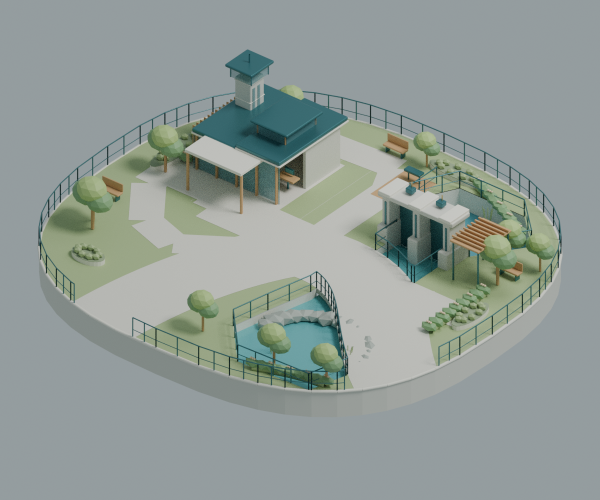
#> input picture docs/previews/flood-control-island-g-v1/blender/hero.png, 1200 x 1000 px, found by its file name (shown at 1/2 size)
$ python boards-r21-final.py
#> lines starting #> are read from the running program, lines starting #| are printed output that depends on the picture
"""Assemble unaltered actual captures; never render or invent scene pixels."""
from pathlib import Path
from PIL import Image,ImageOps,ImageDraw
R=Path(__file__).resolve().parents[2];O=R/'docs/previews/bdeh-r21/final-qa';P=O/'comparisons';P.mkdir(exist_ok=True)
def board(paths,labels,target,cell=(400,330),columns=2):
#> called with cell = (400, 300), columns = 4
 w,h=cell;out=Image.new('RGB',(w*columns,(len(paths)+columns-1)//columns*(h+30)),'#eef0ed');draw=ImageDraw.Draw(out)
 for i,(path,label)in enumerate(zip(paths,labels)):
  with Image.open(path)as im:im=ImageOps.contain(im.convert('RGB'),(w,h));x=(i%columns)*w;y=(i//columns)*(h+30);out.paste(im,(x+(w-im.width)//2,y+30+(h-im.height)//2));draw.text((x+8,y+8),label,fill='#203d42')
#> im is the input picture: PIL image 1200x1000 RGBA; mean R, G, B, A 144.8, 154.6, 150.2, 255
#> after `im = ImageOps.contain(im.convert('RGB'), (w, h))`:
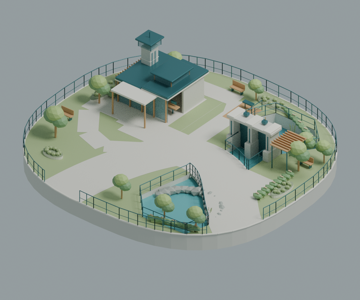
#> im: PIL image 360x300 RGB; mean R, G, B 144.7, 154.6, 150.3
#> after `out.paste(im, (x + (w - im.width) // 2, y + 30 + (h - im.height) // 2)`:
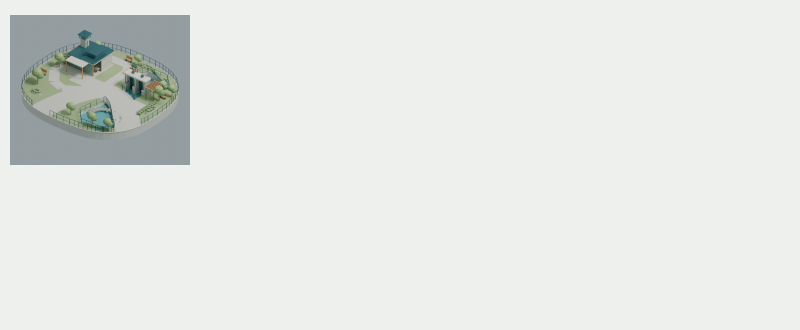
#> out: PIL image 1600x660 RGB (shown at 1/2 size); mean R, G, B 228.5, 231.3, 228.1
 out.save(target)
for code in'BDEH':
 views=['hero','front','back','left','right','top','architecture','public-space']
#> (the run stopped early here; a loop or call above may not have finished)

$ run again, with docs/previews/flood-control-island-g-v1/blender/back.png copied over docs/previews/flood-control-island-g-v1/blender/hero.png
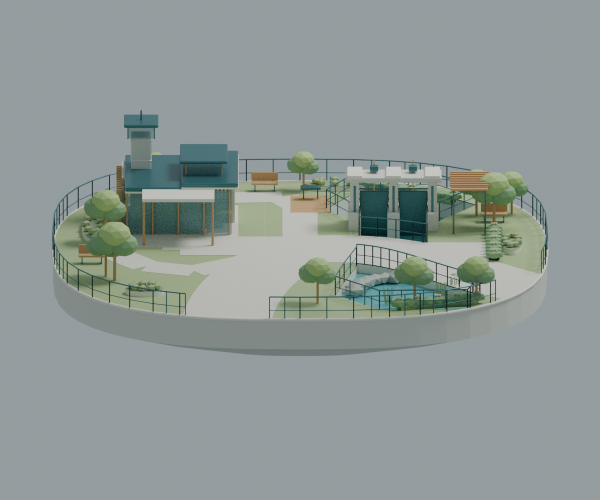
#> input picture docs/previews/flood-control-island-g-v1/blender/back.png, 1200 x 1000 px, found by its file name (shown at 1/2 size)
#> in board, im is the input picture: PIL image 1200x1000 RGBA; mean R, G, B, A 142.4, 152, 149.8, 255
#> in board, `im = ImageOps.contain(im.convert('RGB'), (w, h))`:
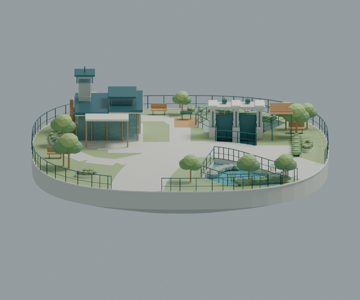
#> im: PIL image 360x300 RGB; mean R, G, B 142.3, 152, 150
#> in board, `out.paste(im, (x + (w - im.width) // 2, y + 30 + (h - im.height) // 2)`:
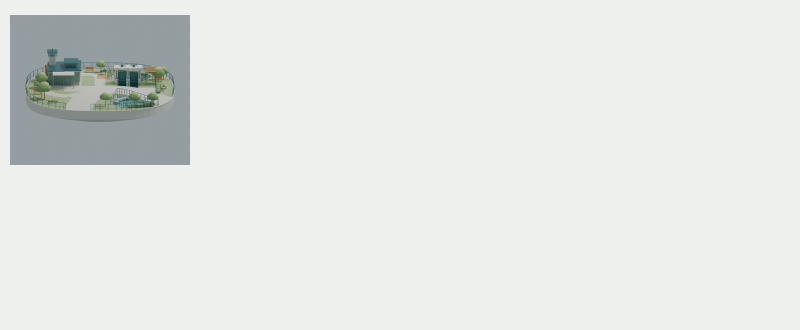
#> out: PIL image 1600x660 RGB (shown at 1/2 size); mean R, G, B 228.2, 231, 228.1

$ run again, with docs/previews/flood-control-island-g-v1/blender/front.png copied over docs/previews/flood-control-island-g-v1/blender/hero.png
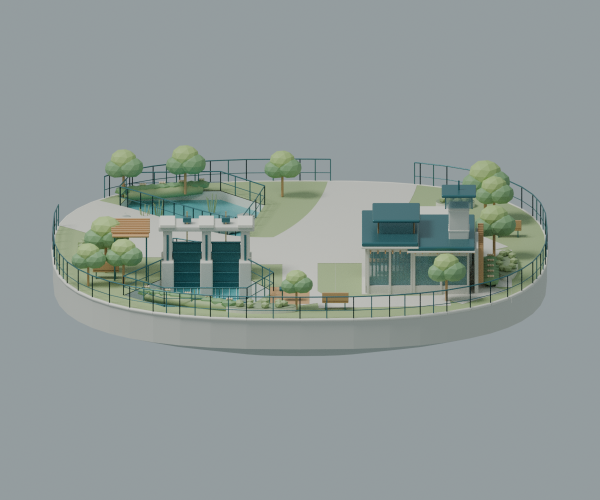
#> input picture docs/previews/flood-control-island-g-v1/blender/front.png, 1200 x 1000 px, found by its file name (shown at 1/2 size)
#> in board, im is the input picture: PIL image 1200x1000 RGBA; mean R, G, B, A 143.2, 153, 151, 255
#> in board, `im = ImageOps.contain(im.convert('RGB'), (w, h))`:
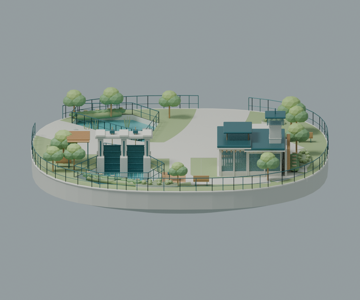
#> im: PIL image 360x300 RGB; mean R, G, B 143.1, 153, 151.2
#> in board, `out.paste(im, (x + (w - im.width) // 2, y + 30 + (h - im.height) // 2)`:
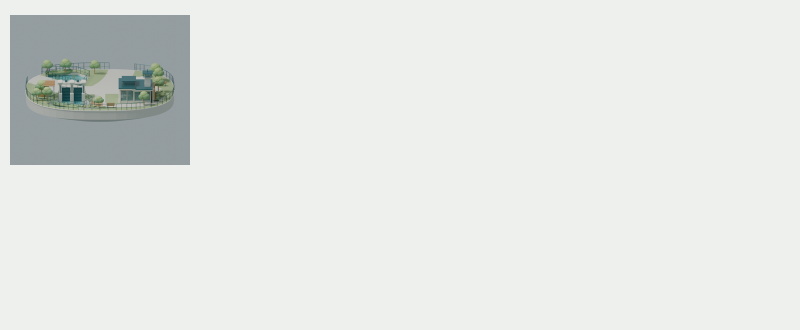
#> out: PIL image 1600x660 RGB (shown at 1/2 size); mean R, G, B 228.3, 231.1, 228.2

$ run again, with docs/previews/flood-control-island-g-v1/blender/left.png copied over docs/previews/flood-control-island-g-v1/blender/hero.png
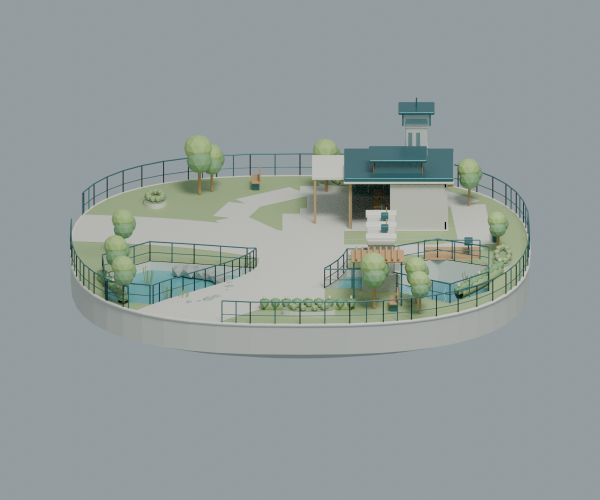
#> input picture docs/previews/flood-control-island-g-v1/blender/left.png, 1200 x 1000 px, found by its file name (shown at 1/2 size)
#> in board, im is the input picture: PIL image 1200x1000 RGBA; mean R, G, B, A 147.4, 156.4, 154.5, 255
#> in board, `im = ImageOps.contain(im.convert('RGB'), (w, h))`:
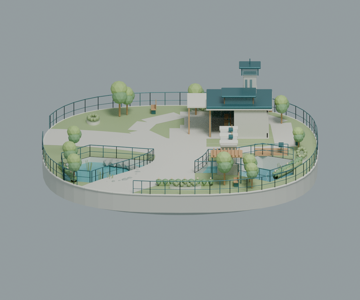
#> im: PIL image 360x300 RGB; mean R, G, B 147.4, 156.4, 154.7
#> in board, `out.paste(im, (x + (w - im.width) // 2, y + 30 + (h - im.height) // 2)`:
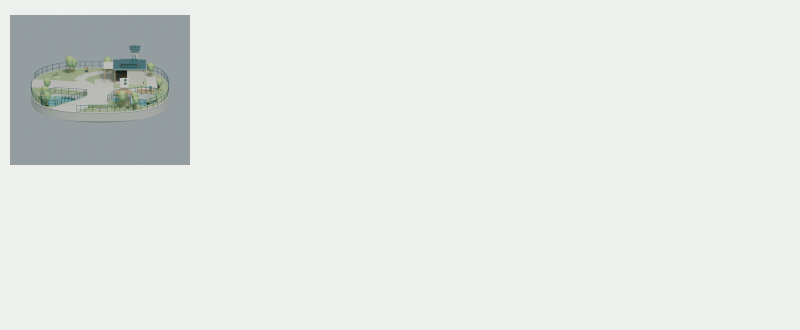
#> out: PIL image 1600x660 RGB (shown at 1/2 size); mean R, G, B 228.7, 231.5, 228.6
